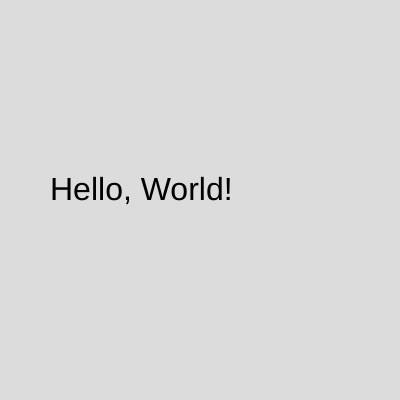
Frame 1 (no input)
Frame 60 (no input): identical to frame 1, image omitted
Frame 120 (the mouse pressed at the canvas centre since frame 60): identical to frame 1, image omitted

The p5.js sketch that drew this single still picture (run headless with seeded random() and noise() and a simulated clock; from frame 60 on, the mouse is pressed at the canvas centre):

// p5.js sketch
// ── sketch.js
function setup() {
  createCanvas(400, 400);
}

function draw() {
  background(220);
  textSize(32);
  text('Hello, World!', 50, 200);
}
